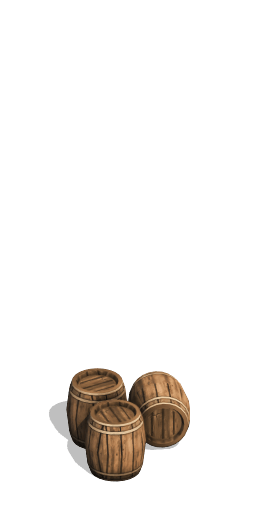
#> input picture assets/test-models/Isometric/barrels_N.png, 256 x 512 px, given in place of catapult_throw_20000.png, which was not available
$ python bake-siege.py
#> lines starting #> are read from the running program, lines starting #| are printed output that depends on the picture; after the words box and inside, x2 and y2 are one past the last pixel; in counts of white or black regions, pixels touching at a corner belong together; pictures that were not available may be replaced by others from this repository, and a replacement may not be noted
### scripts/bakelib.py
"""
THE SHARED BAKE LIBRARY (it.114).

Every bake before this one carried its own copy of the same four things: the
repo paths, the CRLF manifest writer, the projection-derived diamond mask and
the "columns are frames, rows are directions" sheet layout. The graphics-update
drop is baked by several scripts at once, and two of them writing
`manifest.json` in the same second would lose one another's entries - so the
writer here takes a LOCK, and the rest is here so a new bake is a table of
inputs rather than a fifth copy of the plumbing.

Conventions (see `docs/skills/atlas-sprite-pipeline.md`):

  * an animated sheet is `cellW * frameCount` wide and `cellH * dirCount` tall;
    row d is canonical direction d in DIRS = E, NE, N, NW, W, SW, S, SE
    (screen-space: E is towards the right of the screen, S towards the bottom);
  * `painted` is the alpha bounding box of the SOUTH row, in ORIGINAL pixels,
    because `SpriteLibrary.paintedHeight()` sets every rig's scale from it and
    `footAnchor()` puts the feet on the tile from it;
  * a single's manifest KEY has no `single_` prefix; its FILE does;
  * ground diamonds are 64x32, masked by the projection (never drawn), then
    dilated one pixel so the linear sampler has an opaque neighbour under
    every edge.

Usage from a bake:

    from bakelib import *
    frames = {d: [Image, ...] for d in range(8)}      # canonical order
    write_anim('treant_walk', frames, nearest=False)
    write_single('altar_a', img)
"""
import json
import math
import os
import sys
import time

from PIL import Image

ROOT = os.path.dirname(os.path.dirname(os.path.abspath(__file__)))
ATLAS = os.path.join(ROOT, 'public', 'assets', 'atlas')
DROP = os.path.join(ROOT, 'public', 'assets', 'graphics update')
MANIFEST = os.path.join(ATLAS, 'manifest.json')
LOCK = MANIFEST + '.lock'

TILE_W, TILE_H = 64, 32
DIRS = ['E', 'NE', 'N', 'NW', 'W', 'SW', 'S', 'SE']
SOUTH = 6

#: The manifest's own line ending, as `scripts/bake-trader.py` writes it - so
#: re-running any bake does not flip it and churn the whole file.
CRLF = '\r\n'


def clamp8(x):
    return 0 if x < 0 else (255 if x > 255 else int(x))


# ---------------------------------------------------------------------------
# THE MASK (verbatim from `bake-ground.py`, which proved it at it.108/it.112)
# ---------------------------------------------------------------------------


def diamond_alpha():
    """The 64x32 tile's own mask, DERIVED FROM THE PROJECTION rather than drawn."""
    m = Image.new('L', (TILE_W, TILE_H), 0)
#> m: PIL image 64x32 L; every value is 0
    px = m.load()
    for py in range(TILE_H):
        for pxi in range(TILE_W):
            sx = pxi + 0.5 - TILE_W / 2
            sy = py + 0.5
            a = sx / (TILE_W / 2)
            b = sy / (TILE_H / 2)
            if math.floor((a + b) / 2) == 0 and math.floor((b - a) / 2) == 0:
                px[pxi, py] = 255
    return m


def dilate(mask, r=1):
    """The mask grown by `r` pixels, so neighbouring tiles OVERLAP instead of meeting."""
    src = mask.load()
    out = Image.new('L', mask.size, 0)
    dst = out.load()
    w, h = mask.size
    for y in range(h):
        for x in range(w):
            if src[x, y]:
                dst[x, y] = 255
                continue
            for dy in range(-r, r + 1):
                for dx in range(-r, r + 1):
                    nx, ny = x + dx, y + dy
                    if 0 <= nx < w and 0 <= ny < h and src[nx, ny]:
                        dst[x, y] = 255
                        break
                else:
                    continue
                break
    return out


MASK = diamond_alpha()
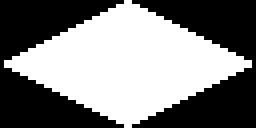
#> MASK: PIL image 64x32 L (shown 4 times larger); 50% white; 1 white region, box (x1, y1, x2, y2) and area: (1, 0, 63, 32) 1024
MASK_OUT = dilate(MASK)
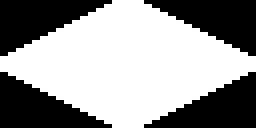
#> MASK_OUT: PIL image 64x32 L (shown 4 times larger); 59% white; 4 black regions, box (x1, y1, x2, y2) and area: (0, 0, 28, 14) 210, (36, 0, 64, 14) 210, (0, 18, 28, 32) 210, (36, 18, 64, 32) 210


# [250 lines left out: functions ground_diamond, bleed, key_magenta, alpha_bbox, union_bbox, decimate and 6 more, not called in this run]


def register_anims(entries):
    _update(lambda man: man['anims'].update(entries))


def register_singles(entries):
    _update(lambda man: man['singles'].update(entries))


# [7 lines left out: function unregister, not called in this run]


def read_manifest():
    with open(MANIFEST, 'r', encoding='utf-8') as f:
        return json.load(f)


# [5 lines that do not run on import are left out]

### scripts/bake-siege.py
"""
BAKE THE SIEGE ENGINES FROM REAL RENDERS (it.114).

`scripts/bake-catapult.py` (it.112) had only a TOP-DOWN catapult and stood it
up by sprite stacking; the owner says the result looks bad, and the graphics
drop now carries proper 2:1 renders of two machines, so this bake replaces
the stacked engine with them. It writes NEW names (`catapult_*`, `ballista_*`)
and leaves `siege_engine`, `siege_wreck` and the `siege_arm/sling/stone`
singles where they are, so the game keeps drawing until `TownProps` is moved
over.

SOURCES (both gitignored, under `public/assets/graphics update/`):

  catapulta/isometric/{break,load,move,throw}/catapult_<anim>_DFFFF.png
      309x282, D = pack direction 0-7, FFFF = frame; 31 frames each except
      throw (16). A parallel `_shadow/shadow-catapult_<anim>_DFFFF.png` per
      frame. `_projectile/projectile_N0000.png` (16 x 400x400, a tumbling
      rock) and `_pile-rocks/rocks_D0000.png` (8 x 79x67, with shadows).
      Bleed / Remus Turcuman, "Medieval Catapult" (full set). The licence
      (catapulta/License.txt) requires the credit
          "Bleed - http://remusprites.carbonmade.com/"
      and forbids redistribution - which is why the drop is gitignored and
      only the baked atlas is committed. `index.html` already carries the
      credit for the it.112 bake.

  balista/1  Ballista_Loaded, Body + Shadow separated, 16 rotations (256 px)
  balista/8  Reload_n_Shot, Body + Shadow separated, 16 rotations x 9 frames
             (folders 3/4 are the same clip with the shadow baked into the
             body; 5/7 are the loose bolt, 7 with its shadow separated)
      No licence file in the folder; same vendor style and naming as the
      catapult, so the same credit is assumed to cover it.

DIRECTIONS - LOOKED AT, NOT ASSUMED (the contact sheets under
`--preview` are how). The catapult pack's D=0 is a dead-front elevation:
the crossbar nearest the camera and the cocked arm's cup showing over it, so
it THROWS TOWARDS THE VIEWER (screen S); D=2 is a side view with the cup at
the left and the crossbar at the right, so it throws to the right (E). The
pack therefore turns ANTICLOCKWISE on screen from S, and canonical direction
d (E, NE, N, NW, W, SW, S, SE) takes pack frame (d + 2) mod 8.

The ballista's `_000` points its bolt UP the screen (N) and `_090` points
it RIGHT (E): the pack turns CLOCKWISE from N in 22.5-degree steps. Canonical
d takes rotation (90 - 45 d) mod 360, i.e. E=090, NE=045, N=000, NW=315,
W=270, SW=225, S=180, SE=135.

GROUND CENTRE. Both packs are turntable renders about the machine's own
axis, so the ground centre sits at the same screen point in every facing of
a machine (the contact sheets show the frames' horizontal centre lines
running through it). For the catapult it is derived from the rail and wheel
rows of the S and E views (`catapult_centre` has the arithmetic: the rails
ride at axle height, the wheels touch the ground, the camera is a little
steeper than 2:1). For the ballista it is the pedestal's foot, visible
directly under the post in the E/W facings. Every sheet of a machine is cut with the SAME crop box (the
whole scaled frame), so ONE anchor serves all of that machine's animations -
the numbers are printed at the end of a run and belong in `TownProps`.

Run:  python scripts/bake-siege.py                  # bake + register all
      python scripts/bake-siege.py --only catapult_throw,ballista_idle
      python scripts/bake-siege.py --preview        # contact sheets only, no
                                                    # atlas or manifest writes
"""
import argparse
import os
import sys

sys.path.insert(0, os.path.dirname(os.path.abspath(__file__)))
from PIL import Image, ImageDraw  # noqa: E402

from bakelib import ATLAS, DIRS, DROP, contact_sheet, decimate, read_manifest, write_anim, write_single  # noqa: E402

CAT = os.path.join(DROP, 'catapulta', 'isometric')
BAL = os.path.join(DROP, 'balista')
#: Where `--preview` writes its contact sheets (outside `public/`).
PREVIEW = os.path.join(os.environ.get(
    'CLAUDE_SCRATCHPAD',
    r'C:\Users\user\AppData\Local\Temp\claude\C--Users-user-Desktop-isometric-game\9b751797-5b62-470f-a302-7c92b37a98e4\scratchpad'),
    'bake-siege')

#: Canonical direction d -> catapult pack direction (see the header).
CAT_PACK_FOR_DIR = [(d + 2) % 8 for d in range(8)]
#: Canonical direction d -> ballista rotation suffix.
BAL_ROT_FOR_DIR = ['%03d' % ((90 - 45 * d) % 360) for d in range(8)]

#: Source -> atlas. The catapult's widest facing (E/W, 265 px painted of the
#: 309 frame) comes out ~127 px, two tiles of diamond; the ballista's
#: (247 px of 256) ~110 px.
CAT_SCALE = 0.48
BAL_SCALE = 0.45
#: The cast shadows, under the body, where our lighting draws none for props.
SHADOW_ALPHA = 0.55
#: Frames per baked clip: the packs are 30 fps captures, not animations.
CLIP = 8


# ---------------------------------------------------------------------------
# LOADERS
# ---------------------------------------------------------------------------


def under_shadow(body, shadow, alpha=SHADOW_ALPHA):
    """The body composited over its shadow, the shadow faded to `alpha`."""
    body = body.convert('RGBA')
    if shadow is None:
        return body
    sh = shadow.convert('RGBA')
    sh.putalpha(sh.getchannel('A').point(lambda v: int(v * alpha)))
    sh.alpha_composite(body)
    return sh


def cat_frame(anim, pack_dir, frame, shadow=True):
    body = Image.open(os.path.join(CAT, anim, 'catapult_%s_%d%04d.png' % (anim, pack_dir, frame)))
    sh = Image.open(os.path.join(CAT, anim, '_shadow', 'shadow-catapult_%s_%d%04d.png' % (anim, pack_dir, frame))) if shadow else None
    return under_shadow(body, sh)


def cat_body(anim, pack_dir, frame):
    return Image.open(os.path.join(CAT, anim, 'catapult_%s_%d%04d.png' % (anim, pack_dir, frame))).convert('RGBA')


def cat_count(anim):
    return len([f for f in os.listdir(os.path.join(CAT, anim)) if f.startswith('catapult_%s_0' % anim)])


def cat_clip(anim, frames):
    """{canonical d: [frames]} for the listed pack frame indices."""
    return {d: [cat_frame(anim, CAT_PACK_FOR_DIR[d], f) for f in frames] for d in range(8)}


# [12 lines left out: functions bal_loaded, bal_shot, not called in this run]


def bal_bolt():
    """The loose bolt, pointing right (rotation 090), no shadow."""
    return Image.open(os.path.join(BAL, '7', 'Frames_256x256', 'Bolt_For_Shots', 'Body', 'Bolt_For_Shots_Body_090.png')).convert('RGBA')


def stone_frames():
    return [Image.open(os.path.join(CAT, '_projectile', 'projectile_%d0000.png' % i)).convert('RGBA') for i in range(16)]


# [72 lines left out: functions rocks, catapult_centre, ballista_centre, report_centre, not called in this run]


# ---------------------------------------------------------------------------
# THE TABLE
# ---------------------------------------------------------------------------


def full_box(scale, size):
    """`keep` = the whole scaled frame, so every sheet of a machine shares one cell and one anchor."""
    w, h = size
    return (0, 0, int(round(w * scale)) - 1, int(round(h * scale)) - 1)


CAT_SIZE = (309, 282)
BAL_SIZE = (256, 256)


def job_catapult_idle():
    return cat_clip('throw', [0])


def job_catapult_throw():
    return cat_clip('throw', decimate(list(range(cat_count('throw'))), CLIP))


def job_catapult_load():
    return cat_clip('load', decimate(list(range(cat_count('load'))), CLIP))


def job_catapult_move():
    return cat_clip('move', decimate(list(range(cat_count('move'))), CLIP))


def job_catapult_break():
    return cat_clip('break', decimate(list(range(cat_count('break'))), CLIP))


def job_catapult_wreck():
    return cat_clip('break', [cat_count('break') - 1])


# [5 lines left out: function job_catapult_stone, not called in this run]


def job_ballista_idle():
    return {d: [bal_loaded(BAL_ROT_FOR_DIR[d])] for d in range(8)}


# [5 lines left out: function job_ballista_shoot, not called in this run]


#: name -> (frames fn, write_anim kwargs). `keep` is the whole scaled frame
#: for the machines (one cell per machine, see the header).
JOBS = {
    'catapult_idle': (job_catapult_idle, dict(out_scale=CAT_SCALE, keep=full_box(CAT_SCALE, CAT_SIZE))),
    'catapult_throw': (job_catapult_throw, dict(out_scale=CAT_SCALE, keep=full_box(CAT_SCALE, CAT_SIZE))),
    'catapult_load': (job_catapult_load, dict(out_scale=CAT_SCALE, keep=full_box(CAT_SCALE, CAT_SIZE))),
    'catapult_move': (job_catapult_move, dict(out_scale=CAT_SCALE, keep=full_box(CAT_SCALE, CAT_SIZE))),
    'catapult_break': (job_catapult_break, dict(out_scale=CAT_SCALE, keep=full_box(CAT_SCALE, CAT_SIZE))),
    'catapult_wreck': (job_catapult_wreck, dict(out_scale=CAT_SCALE, keep=full_box(CAT_SCALE, CAT_SIZE))),
    'catapult_stone': (job_catapult_stone, dict(out_scale=0.9)),
    'ballista_idle': (job_ballista_idle, dict(out_scale=BAL_SCALE, keep=full_box(BAL_SCALE, BAL_SIZE))),
    'ballista_shoot': (job_ballista_shoot, dict(out_scale=BAL_SCALE, keep=full_box(BAL_SCALE, BAL_SIZE))),
}

SINGLES = {
    # One pile of the eight (they are the same pile from eight sides), x1.
    'catapult_rocks': lambda: rocks(0),
    # The loose bolt along +x: 184 px of shaft and head -> ~26 px.
    'ballista_bolt': lambda: bolt_single(40),  # it.115: long enough to read crossing the field
}


# [52 lines left out: functions bolt_single, preview, not called in this run]


# ---------------------------------------------------------------------------
# BAKE
# ---------------------------------------------------------------------------


def bake(names):
    done = {}
    for name in names:
        if name in SINGLES:
            e = write_single(name, SINGLES[name]())
            done[name] = e
            print('%-16s single %dx%d' % (name, e['w'], e['h']))
            continue
        fn, kw = JOBS[name]
        e = write_anim(name, fn(), **kw)
        done[name] = e
        p = e['painted']
        print('%-16s %d dirs x %d frames, cell %dx%d, orig %dx%d, scale x%.2f, painted (%d,%d)-(%d,%d)'
              % (name, e['dirCount'], e['frameCount'], e['cellW'], e['cellH'], e['origW'], e['origH'],
                 kw.get('out_scale', 1.0), p['left'], p['top'], p['right'], p['bottom']))
    return done


# [17 lines left out: function verify, not called in this run]


if __name__ == '__main__':
    ap = argparse.ArgumentParser()
    ap.add_argument('--only', help='comma-separated names to bake (default: all)')
    ap.add_argument('--preview', action='store_true', help='write contact sheets to the scratchpad, touch nothing else')
    args = ap.parse_args()
    all_names = list(JOBS) + list(SINGLES)
    names = [n.strip() for n in args.only.split(',')] if args.only else all_names
    for n in names:
        assert n in all_names, 'unknown job %s (have %s)' % (n, ', '.join(all_names))
#> the loop in bake, `for name in names:` made 1 pass
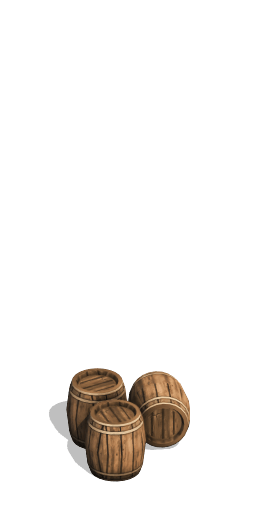
#> input picture assets/test-models/Isometric/barrels_N.png, 256 x 512 px, given in place of catapult_throw_20000.png, which was not available
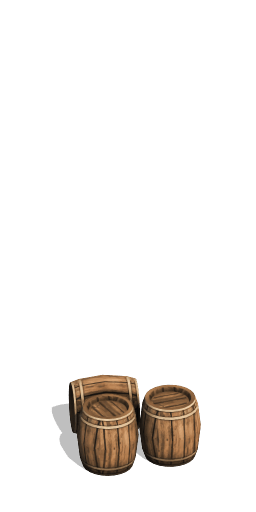
#> input picture assets/test-models/Isometric/barrels_W.png, 256 x 512 px, given in place of shadow-catapult_throw_20000.png, which was not available
    if args.preview:
        preview(names)
        sys.exit(0)
#> (the run stopped early here; a loop or call above may not have finished)
